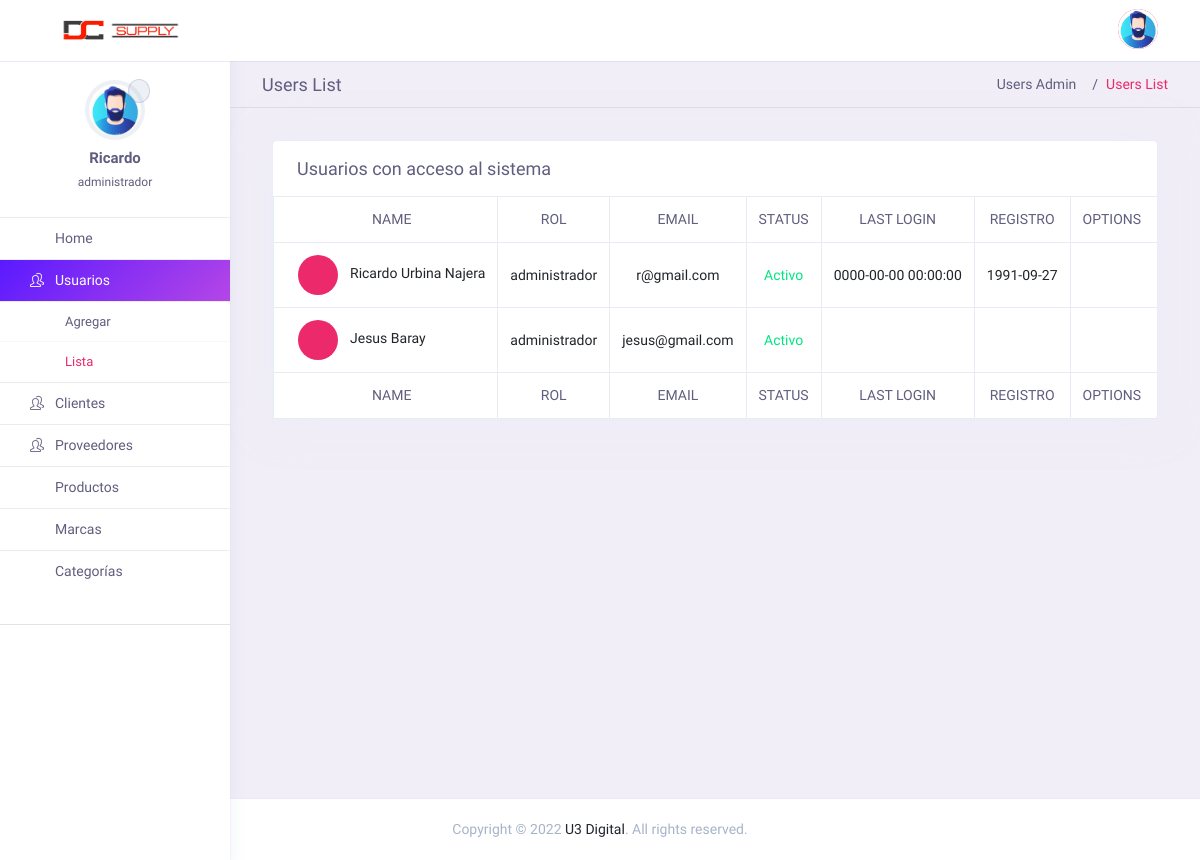
Page /admin/index.php?page=userList (signed in) on the committed database.
### tables this page shows
CREATE TABLE `usuarios` (
  `id` int NOT NULL,
  `nombres` varchar(50) NOT NULL,
  `apellidos` varchar(50) NOT NULL,
  `nickName` varchar(30) DEFAULT NULL,
  `telefono` varchar(10) NOT NULL,
  `email` varchar(40) NOT NULL,
  `password` text NOT NULL,
  `personal` text COMMENT 'Informacion personal del usuario que sera mostrada en el perfil de usuario',
  `titulo` varchar(30) DEFAULT NULL COMMENT 'Titulo que tiene en la empresa. ej. Gerente, Agente de ventas, etc',
  `permisos` varchar(13) NOT NULL COMMENT 'El tipo de acceso que tiene en el sistema ej. Administrador, usuario, etc',
  `foto` text,
  `estado` varchar(1) DEFAULT NULL COMMENT 'Activo / Inactivo',
  `ultimoLogin` datetime DEFAULT NULL,
  `fechaNac` date DEFAULT NULL,
  `sociales` text COMMENT 'Los diferentes links a las redes sociales del usuario para ser contactado por los clientes.  En formato JSON'
);

### admin/models/conexion.php (called while the page is built)
<?php
class Conexion{
	public static function conectar(){
		$bd = "verdin";
		$servername = "localhost";
		$username = "root";
		$password = "12345678";
		try {
		    $conn = new PDO("mysql:host=$servername;dbname=$bd", $username, $password);
		    $conn->setAttribute(PDO::ATTR_ERRMODE, PDO::ERRMODE_EXCEPTION);
			$conn->exec("set names utf8");
		    }
		catch(PDOException $e)
		    {
		    echo '<script>alert("Connection failed: '.$e->getMessage().'");</script>';
		    }
		return $conn;
	}
}

### admin/models/mdlUsuarios.php (called while the page is built, shortened)
<?php
require_once "conexion.php";
class mdlUsuarios {
	public static function mdlListaUsuarios($tabla){
		$stmt = Conexion::conectar()->prepare("SELECT * FROM $tabla");
		$stmt->execute();
		return $stmt->fetchAll();
	}
}
?>

### admin/controller/themeController.php (called while the page is built)
<?php
class themeController {
    public function theme(){
        include "views/theme.php";
    }
}
?>

### admin/index.php (called while the page is built, shortened)
<?php
require_once "controller/themeController.php";
require_once "controller/ctlrUsuarios.php";
require_once "models/mdlUsuarios.php";
$theme = new themeController();
$theme -> theme();

### admin/controller/ctlrUsuarios.php (the view, shortened to what this page needs)
<?php
Class usuarios {
    public static function ctrListaUsuarios(){
		$respuesta = mdlUsuarios::mdlListaUsuarios("usuarios");
		foreach ($respuesta as $row => $item){
            if ($item["estado"] == 1) $estado = '<td class="text-success">Activo</td>';
            echo '
                <tr>
                    <td>
                        <div class="d-flex">
                            <span class="avatar avatar-md  d-block brround cover-image mr-3" data-image-src="'.$item["foto"].'"></span>
                            <span class="mt-2">'.$item["nombres"].' '.$item["apellidos"].'</span>
                        </div>
                    </td>
                    <td>'.$item["permisos"].'</td>
                    <td>'.$item["email"].'</td>'.
                    $estado.'
                    <td >'.$item["ultimoLogin"].'</td>
                    <td>'.$item["fechaNac"].'</td>
                    <td>
                        <div class="item-action dropdown">
                            <a href="javascript:void(0)" data-toggle="dropdown" class="icon" aria-expanded="false"><i class="fe fe-more-vertical fs-20 text-dark"></i></a>
                            <div class="dropdown-menu dropdown-menu-right" x-placement="bottom-end" style="position: absolute; transform: translate3d(-172px, 22px, 0px); top: 0px; left: 0px; will-change: transform;">
                                <a href="index.php?page=userEdit&idEditar='.$item["id"].'" class="dropdown-item"><i class="dropdown-icon fe fe-edit-2"></i> Editar </a>';
                                echo '
                            </div>
                        </div>
                    </td>
                </tr>';
		}
	}
}
?>

### admin/assets/css/admin-custom.css (style rules this page uses)
@media (min-width: 992px) { *::-ms-backdrop, .cover-image { height: 220px; } }
@media (min-width: 992px) { *::-ms-backdrop, .avatar.cover-image { height: 2rem; } }
@media (min-width: 992px) { *::-ms-backdrop, .avatar.avatar-md { height: 2.5rem; } }

### rows in the picture
usuarios: nombres "Ricardo", apellidos "Urbina Najera", permisos "administrador", email "r@gmail.com", estado "Activo", ultimoLogin "0000-00-00 00:00:00", fechaNac "1991-09-27"
usuarios: nombres "Jesus", apellidos "Baray", permisos "administrador", email "jesus@gmail.com", estado "Activo"

### other values in the picture
$_SESSION["nombre"] "Ricardo"
$_SESSION["permisos"] "administrador"
